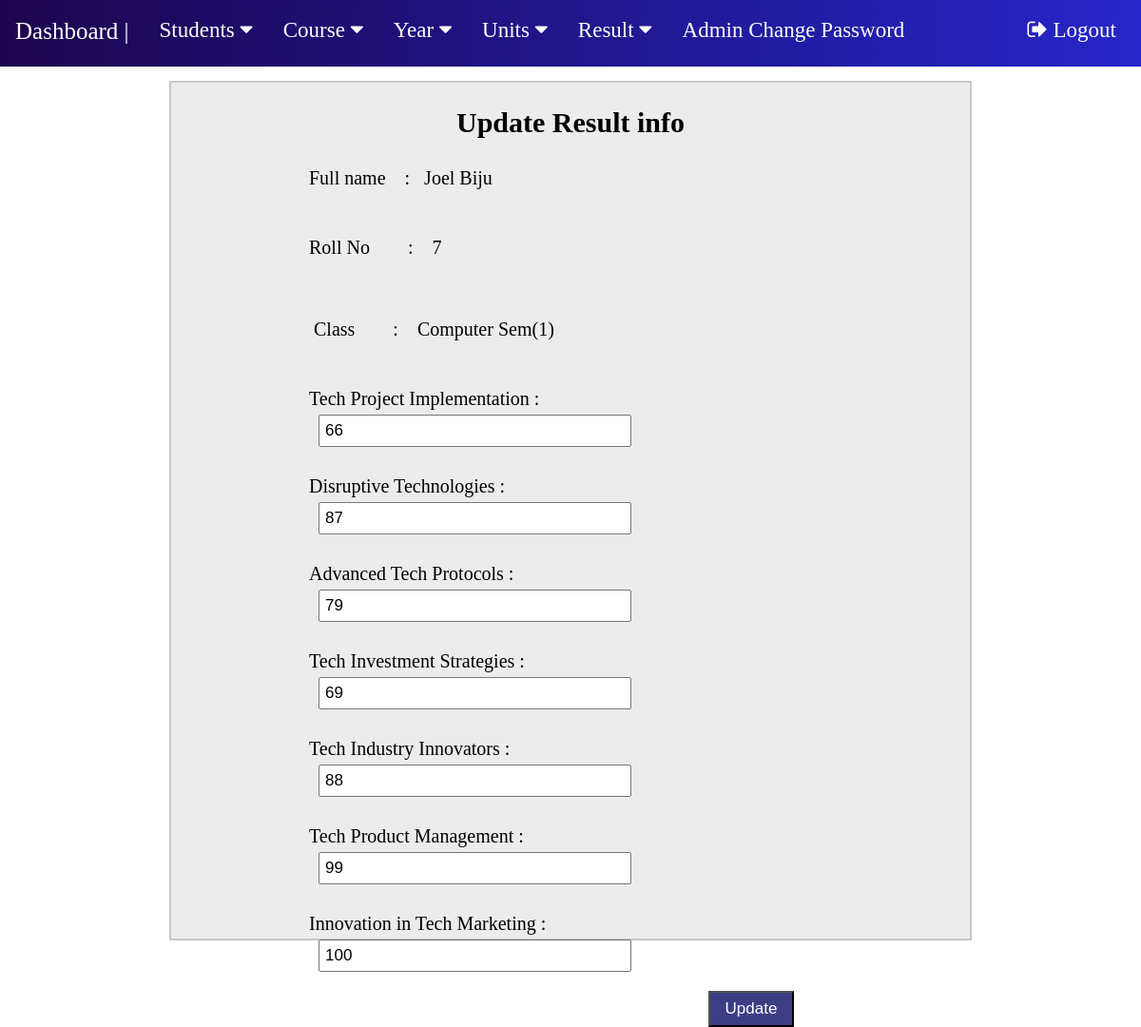
The app's page /edit-result.php?stid=2 (signed in) with its own data.
### tables this page shows
CREATE TABLE `student` (
  `reg_id` int(255) NOT NULL,
  `Name` varchar(200) NOT NULL,
  `Roll_No` int(160) NOT NULL,
  `Email` varchar(100) NOT NULL,
  `Gender` varchar(50) NOT NULL,
  `DOB` varchar(100) NOT NULL,
  `branch_id` int(100) NOT NULL,
  `sem_id` int(8) NOT NULL,
  `Reg_date` timestamp NOT NULL DEFAULT current_timestamp(),
  `status` int(1) NOT NULL
);

CREATE TABLE `branch` (
  `branch_id` int(50) NOT NULL,
  `branch` varchar(100) NOT NULL
);

CREATE TABLE `semester` (
  `sem_id` int(9) NOT NULL,
  `semester` int(100) NOT NULL
);

CREATE TABLE `results` (
  `result_id` int(200) NOT NULL,
  `roll_no` int(200) NOT NULL,
  `branch_id` int(50) NOT NULL,
  `sem_id` int(9) NOT NULL,
  `subj_id` int(200) NOT NULL,
  `marks` int(110) NOT NULL
);

CREATE TABLE `subjects` (
  `subj_id` int(200) NOT NULL,
  `subj_name` varchar(200) NOT NULL,
  `subj_code` varchar(100) NOT NULL,
  `status` int(1) NOT NULL
);

### edit-result.php (the view, shortened to what this page needs)
<?php
include "includes/connection.php";
$stid = intval($_GET['stid']);
?>
<!DOCTYPE html>
<html lang="en">
<head>
</head>
<body style=" margin : 0">
    <?php include "nav.php";?>
    <div style="width : 70%; margin : auto auto; height : 900px; border : 2px solid rgb(200, 200, 200); margin-top : 15px;background-color: rgb(236, 236, 236)">
    <h2 style="text-align:center; font-size : 30px">Update Result info</h2>
        <form method="post" >
    <?php
    $sql = "SELECT student.Name,student.Roll_No,branch.branch , semester.semester from results join student on student.Roll_No = results.roll_no join subjects on subjects.subj_id = results.subj_id join branch on branch.branch_id = results.branch_id join semester on semester.sem_id = results.sem_id where student.reg_id  = $stid limit 1";
    $result = mysqli_query($conn,$sql);
    $num = mysqli_num_rows($result);
    if($num > 0){
        while($row = mysqli_fetch_assoc($result)){
           ?>
           <div style=" width : 75%; margin:auto auto; font-size : 20px">
<p style="margin-top : 30px">
        <label for="fullname">Full name  &nbsp;&nbsp;&nbsp;:&nbsp;&nbsp;
<?php echo $row['Name']; ?>
</label>
      </p>
<p style="margin-top : 50px">
        <label for="rollno">Roll No &nbsp;&nbsp;&nbsp;&nbsp;&nbsp;&nbsp; : &nbsp;&nbsp;
<?php echo $row['Roll_No']; ?>
</label>
      </p>
 <p>
        <label for="class "> Class &nbsp;&nbsp;&nbsp;&nbsp;&nbsp;&nbsp; : &nbsp;&nbsp;
<?php echo ($row['branch']."   Sem(".$row['semester'].")"); ?>
</label>
      </p>
<?php
        }
    }
?>
<?php
    $sql = "SELECT student.Name,student.Roll_No,branch.branch , semester.semester, results.marks, results.result_id, subjects.subj_name from results join student on student.Roll_No = results.roll_no join subjects on subjects.subj_id = results.subj_id join branch on branch.branch_id = results.branch_id join semester on semester.sem_id = results.sem_id where student.reg_id  = $stid ";
    $result = mysqli_query($conn,$sql);
    $num = mysqli_num_rows($result);
    if($num  > 0){
        while($row = mysqli_fetch_assoc($result)){
            ?>
            <p style="margin-top : 30px">
        <label for="default"><?php echo $row['subj_name']; ?>  :&nbsp;&nbsp;&nbsp;&nbsp;&nbsp;&nbsp;&nbsp;&nbsp;  </label><br>
<input name="marks[]" id="marks" value="<?php echo $row['marks'];?>" maxlength="5" required="required" autocomplete="off" style="width : 50%;padding : 5px;font-size:17px; margin-left : 50px; margin-top:5px"/>
      </p>
<?php
        }
    }
?>
 <div style="float:right; margin-right : 80px">
        <button type="submit" style="width : 90px; padding : 7px;font-size : 17px; background-color : rgba(42, 42, 120, 0.909);color:white;">Update</button>
</div>
  </form>
    </div>
</body>
</html>

### records on screen
student: Name "Joel Biju", Roll_No "7", branch.branch "Computer", sem.semester "1"
results: subj.subj_name "Tech Project Implementation", marks "66"
results: subj.subj_name "Disruptive Technologies", marks "87"
results: subj.subj_name "Advanced Tech Protocols", marks "79"
results: subj.subj_name "Tech Investment Strategies", marks "69"
results: subj.subj_name "Tech Industry Innovators", marks "88"
results: subj.subj_name "Tech Product Management", marks "99"
results: subj.subj_name "Innovation in Tech Marketing", marks "100"
